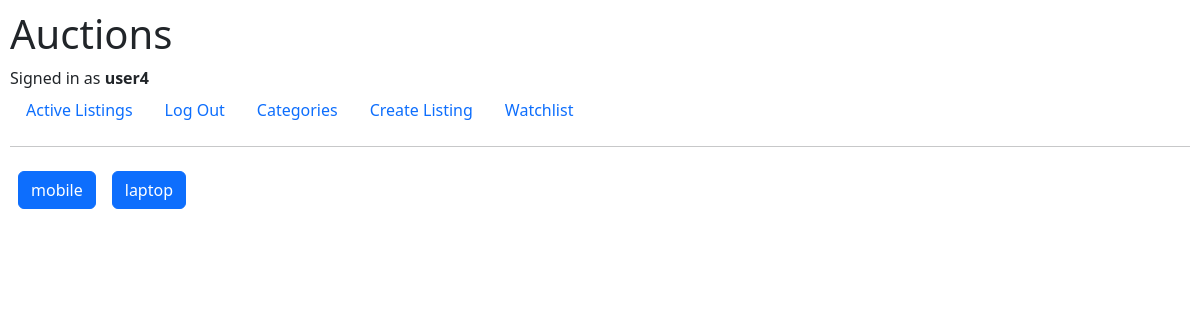
Screenshot of /categories (signed in) with the database file from the repository.
### auctions/models.py (models this page shows)
class User(AbstractUser):
    pass

class Category(models.Model):
    category_name = models.CharField(max_length=64, null=True, blank=True)

### auctions/views.py (the view)
# urls.py: path("categories", views.category, name="categories"),
@login_required
def category(request):
    all_categories = Category.objects.all()
    return render(request, "auctions/categories.html", {
        "all_categories" : all_categories
    })

### auctions/templates/auctions/categories.html
{% extends "auctions/layout.html" %}
{% block body %}
    <div class="d-flex">
        {% for category in all_categories %}
            <a href="{% url 'category_name' category.category_name%}">
                <button class="btn btn-primary m-2">{{ category.category_name }}</button>
            </a>
        {% endfor %}
    </div>
{% endblock %}

### auctions/templates/auctions/layout.html (shortened to what this page needs)
{% load static %}
<!DOCTYPE html>
<html lang="en">
    <head>
        <link href="https://cdn.jsdelivr.net/npm/bootstrap@5.3.3/dist/css/bootstrap.min.css" rel="stylesheet">
        <link rel="stylesheet" href="{% static 'auctions/styles.css' %}">
    </head>
    <body>
        <h1>Auctions</h1>
        <div>
            {% if user.is_authenticated %}
                Signed in as <strong>{{ user.username }}</strong>
            {% else %}
                Not signed in.
            {% endif %}
        </div>
        <ul class="nav">
            <li class="nav-item">
                <a class="nav-link" href="{% url 'index' %}">Active Listings</a>
            </li>
            {% if user.is_authenticated %}
                <li class="nav-item">
                    <a class="nav-link" href="{% url 'logout' %}">Log Out</a>
                </li>
                <li class="nav-item">
                    <a class="nav-link" href="{% url 'categories' %}">Categories</a>
                </li>
                <li class="nav-item">
                    <a class="nav-link" href="{% url 'create' %}">Create Listing</a>
                </li>
                <li>
                    <a class="nav-link" href="{% url 'watchlist' %}">Watchlist</a>
                </li>
            {% endif %}
        </ul>
        <hr>
        {% block body %}
        {% endblock %}
    </body>
</html>

### auctions/static/auctions/styles.css (style rules this page uses)
body { padding: 10px; }

### rows the page displays
User: username "user4"
Category: category_name "mobile"
Category: category_name "laptop"
